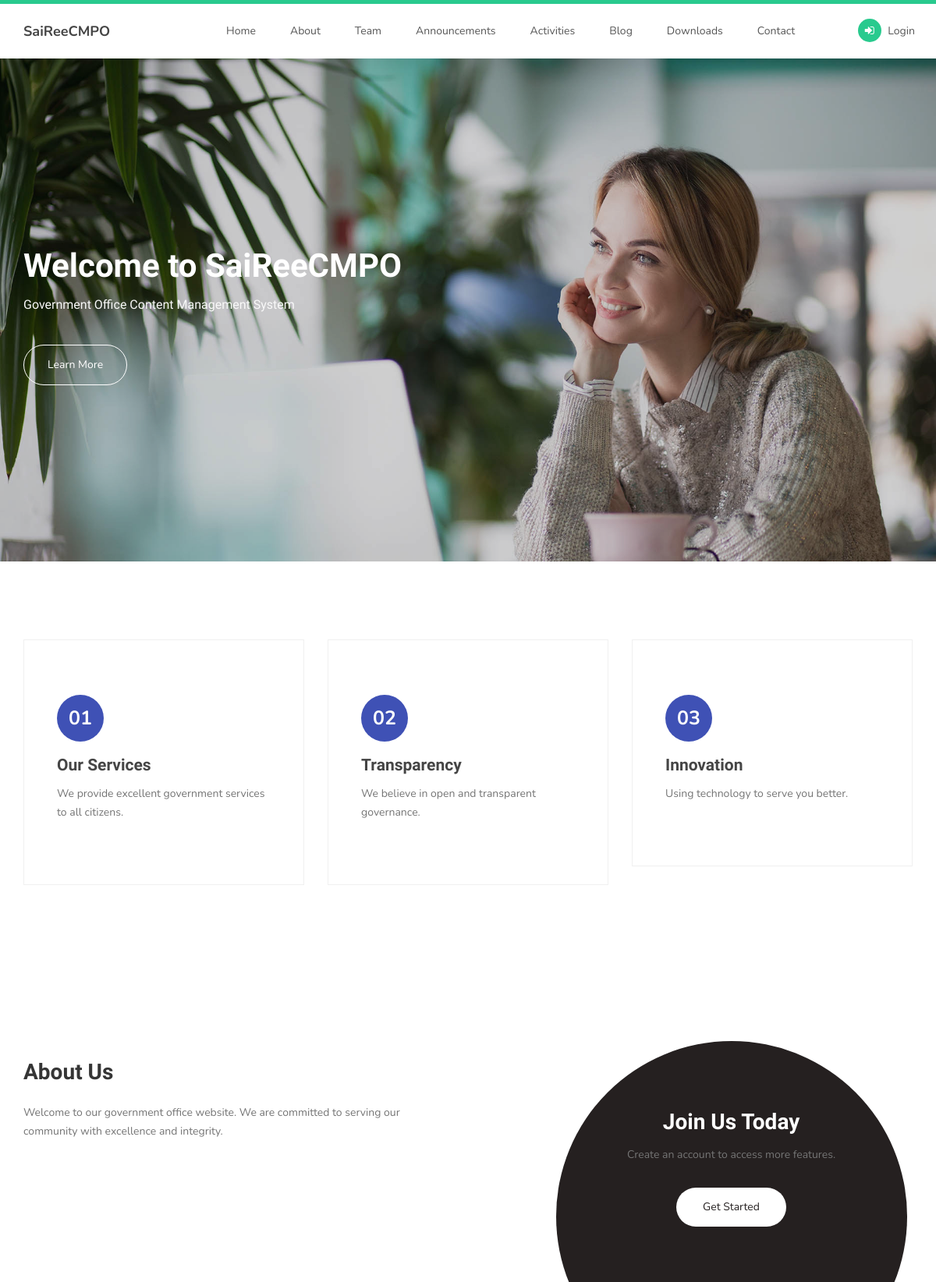
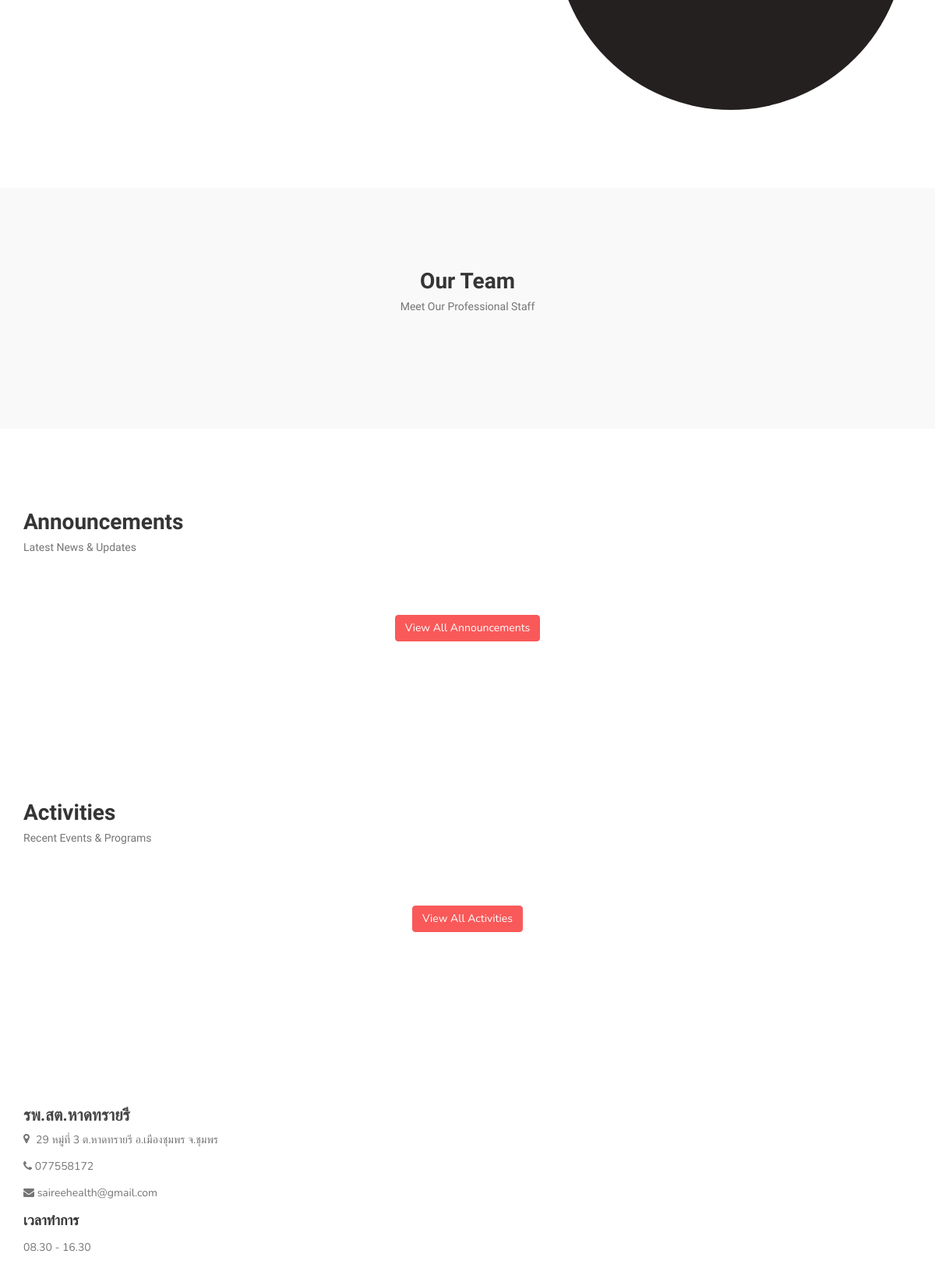
The page / (upper part) on the database its author committed (2 pictures, top to bottom).
### content/models.py (models this page shows, shortened)
class SiteSettings(models.Model):
    site_name = models.CharField(_('site name'), max_length=200, default='SaiReeCMPO')
    site_title = models.CharField(_('site title'), max_length=200, default='Government Office CMS')
    site_description = models.TextField(_('site description'), blank=True)
    logo = models.ImageField(_('logo'), upload_to='site/', blank=True, null=True)
    favicon = models.ImageField(_('favicon'), upload_to='site/', blank=True, null=True)
    phone = models.CharField(_('phone'), max_length=50, blank=True)
    email = models.EmailField(_('email'), blank=True)
    address = models.TextField(_('address'), blank=True)
    facebook_url = models.URLField(_('Facebook URL'), blank=True)
    twitter_url = models.URLField(_('Twitter URL'), blank=True)
    instagram_url = models.URLField(_('Instagram URL'), blank=True)
    youtube_url = models.URLField(_('YouTube URL'), blank=True)
    line_url = models.URLField(_('LINE URL'), blank=True)
    footer_text = models.TextField(_('footer text'), blank=True)
    copyright_text = models.CharField(_('copyright text'), max_length=200, blank=True)
    class Meta:
        verbose_name = _('site settings')
        verbose_name_plural = _('site settings')
    @classmethod
    def get_settings(cls):
        obj, created = cls.objects.get_or_create(pk=1)
        return obj

class Location(models.Model):
    name = models.CharField(_('location name'), max_length=200)
    address = models.TextField(_('address'))
    phone = models.CharField(_('phone'), max_length=50, blank=True)
    fax = models.CharField(_('fax'), max_length=50, blank=True)
    email = models.EmailField(_('email'), blank=True)
    latitude = models.DecimalField(_('latitude'), max_digits=10, decimal_places=7, blank=True, null=True)
    longitude = models.DecimalField(_('longitude'), max_digits=10, decimal_places=7, blank=True, null=True)
    google_maps_embed = models.TextField(_('Google Maps embed code'), blank=True)
    working_hours = models.TextField(_('working hours'), blank=True)
    is_main = models.BooleanField(_('is main office'), default=False)
    is_active = models.BooleanField(_('is active'), default=True)
    order = models.PositiveIntegerField(_('order'), default=0)
    class Meta:
        ordering = ['-is_main', 'order']
        verbose_name = _('location')
        verbose_name_plural = _('locations')

### content/views.py (the view)
# urls.py: path('', views.landing_page, name='landing'),
def landing_page(request):
    context = {
        'hero_slides': HeroSlide.objects.filter(is_active=True),
        'features': Feature.objects.filter(is_active=True),
        'about_sections': AboutSection.objects.filter(is_active=True),
        'vision': VisionMissionValue.objects.filter(type='vision', is_active=True).first(),
        'mission': VisionMissionValue.objects.filter(type='mission', is_active=True).first(),
        'values': VisionMissionValue.objects.filter(type='value', is_active=True),
        'team_members': TeamMember.objects.filter(is_active=True),
        'announcements': Announcement.objects.filter(is_active=True)[:6],
        'activities': Activity.objects.filter(is_active=True)[:6],
        'location': Location.objects.filter(is_active=True, is_main=True).first(),
        'locations': Location.objects.filter(is_active=True),
        'contact_form': ContactMessageForm(),
    }
    return render(request, 'content/landing.html', context)

### templates/content/landing.html (shortened to what this page needs)
{% extends 'base.html' %}
{% load static %}
{% block content %}
<section id="home">
    <div class="row">
        <div class="owl-carousel owl-theme home-slider">
            {% for slide in hero_slides %}
            <div class="item" style="background-image: url('{{ slide.image.url }}');">
                <div class="caption">
                    <div class="container">
                        <div class="col-md-6 col-sm-12">
                            <h1>{{ slide.title }}</h1>
                            <h3>{{ slide.subtitle }}</h3>
                            {% if slide.button_text %}
                            <a href="{{ slide.button_url }}" class="section-btn btn btn-default smoothScroll">{{ slide.button_text }}</a>
                            {% endif %}
                        </div>
                    </div>
                </div>
            </div>
            {% empty %}
            <div class="item item-first">
                <div class="caption">
                    <div class="container">
                        <div class="col-md-6 col-sm-12">
                            <h1>Welcome to {{ site_settings.site_name|default:"SaiReeCMPO" }}</h1>
                            <h3>Government Office Content Management System</h3>
                            <a href="#about" class="section-btn btn btn-default smoothScroll">Learn More</a>
                        </div>
                    </div>
                </div>
            </div>
            {% endfor %}
        </div>
    </div>
</section>
<section id="feature">
    <div class="container">
        <div class="row">
            {% for feature in features %}
            <div class="col-md-4 col-sm-4">
                <div class="feature-thumb">
                    <span>{{ feature.number|default:forloop.counter|stringformat:"02d" }}</span>
                    <h3>{{ feature.title }}</h3>
                    <p>{{ feature.description }}</p>
                </div>
            </div>
            {% empty %}
            <div class="col-md-4 col-sm-4">
                <div class="feature-thumb">
                    <span>01</span>
                    <h3>Our Services</h3>
                    <p>We provide excellent government services to all citizens.</p>
                </div>
            </div>
            <div class="col-md-4 col-sm-4">
                <div class="feature-thumb">
                    <span>02</span>
                    <h3>Transparency</h3>
                    <p>We believe in open and transparent governance.</p>
                </div>
            </div>
            <div class="col-md-4 col-sm-4">
                <div class="feature-thumb">
                    <span>03</span>
                    <h3>Innovation</h3>
                    <p>Using technology to serve you better.</p>
                </div>
            </div>
            {% endfor %}
        </div>
    </div>
</section>
<section id="about">
    <div class="container">
        <div class="row">
            <div class="col-md-6 col-sm-12">
                <div class="about-info">
                    {% for section in about_sections %}
                    <h2>{{ section.title }}</h2>
                    <div>{{ section.content|safe }}</div>
                    {% empty %}
                    <h2>About Us</h2>
                    <p>Welcome to our government office website. We are committed to serving our community with excellence and integrity.</p>
                    {% endfor %}
                </div>
            </div>
            <div class="col-md-offset-1 col-md-4 col-sm-12">
                <div class="entry-form">
                    <form action="{% url 'accounts:register' %}" method="get">
                        <h2>Join Us Today</h2>
                        <p>Create an account to access more features.</p>
                        <button class="submit-btn form-control" type="submit">Get Started</button>
                    </form>
                </div>
            </div>
        </div>
    </div>
</section>
<section id="team">
    <div class="container">
        <div class="row">
            <div class="col-md-12 col-sm-12">
                <div class="section-title">
                    <h2>Our Team <small>Meet Our Professional Staff</small></h2>
                </div>
            </div>
        </div>
    </div>
</section>
<section id="announcements">
    <div class="container">
        <div class="row">
            <div class="col-md-12 col-sm-12">
                <div class="section-title">
                    <h2>Announcements <small>Latest News & Updates</small></h2>
                </div>
                <div class="text-center" style="margin-top: 30px;">
                    <a href="{% url 'content:announcements_list' %}" class="btn btn-primary">View All Announcements</a>
                </div>
            </div>
        </div>
    </div>
</section>
<section id="activities" class="testimonial">
    <div class="container">
        <div class="row">
            <div class="col-md-12 col-sm-12">
                <div class="section-title">
                    <h2>Activities <small>Recent Events & Programs</small></h2>
                </div>
                <div class="text-center" style="margin-top: 30px;">
                    <a href="{% url 'content:activities_list' %}" class="btn btn-primary">View All Activities</a>
                </div>
            </div>
        </div>
    </div>
</section>
{% if location %}
<section id="location">
    <div class="container">
        <div class="row">
            <div class="col-md-12 col-sm-12" style="margin-bottom: 5px;">
                <h3 style="margin-bottom: 5px;">{{ location.name }}</h3>
                <p style="display: flex; align-items: flex-start; gap: 8px;">
                    <i class="fa fa-map-marker" style="margin-top: 3px;"></i>
                    <span>{{ location.address }}</span>
                </p>
                {% if location.phone %}<p><i class="fa fa-phone"></i> {{ location.phone }}</p>{% endif %}
                {% if location.email %}<p><i class="fa fa-envelope"></i> {{ location.email }}</p>{% endif %}
                {% if location.working_hours %}
                <h4>เวลาทำการ</h4>
                <p>{{ location.working_hours|linebreaks }}</p>
                {% endif %}
            </div>
        </div>
    </div>
    {% if location.google_maps_embed %}
    <div class="container">
    </div>
    {% endif %}
</section>
{% endif %}
{% endblock %}

### templates/base.html (shortened to what this page needs)
{% load static %}
<!DOCTYPE html>
<html lang="en">
<head>
    <link rel="stylesheet" href="{% static 'css/bootstrap.min.css' %}">
    <link rel="stylesheet" href="{% static 'css/font-awesome.min.css' %}">
    <link rel="stylesheet" href="{% static 'css/owl.carousel.css' %}">
    <link rel="stylesheet" href="{% static 'css/owl.theme.default.min.css' %}">
    <link rel="stylesheet" href="{% static 'css/templatemo-style.css' %}">
</head>
<body id="top" data-spy="scroll" data-target=".navbar-collapse" data-offset="50">
    <section class="navbar custom-navbar navbar-fixed-top" role="navigation">
        <div class="container">
            <div class="navbar-header">
                <a href="{% url 'content:landing' %}" class="navbar-brand">
                    {{ site_settings.site_name|default:"SaiReeCMPO" }}
                </a>
            </div>
            <div class="collapse navbar-collapse">
                <ul class="nav navbar-nav navbar-nav-first">
                    {% block nav_items %}
                    <li><a href="{% url 'content:landing' %}#top" class="smoothScroll">Home</a></li>
                    <li><a href="{% url 'content:landing' %}#about" class="smoothScroll">About</a></li>
                    <li><a href="{% url 'content:landing' %}#team" class="smoothScroll">Team</a></li>
                    <li><a href="{% url 'content:landing' %}#announcements" class="smoothScroll">Announcements</a></li>
                    <li><a href="{% url 'content:landing' %}#activities" class="smoothScroll">Activities</a></li>
                    <li><a href="{% url 'blog:list' %}">Blog</a></li>
                    <li><a href="{% url 'download:list' %}">Downloads</a></li>
                    <li><a href="{% url 'content:landing' %}#contact" class="smoothScroll">Contact</a></li>
                    {% endblock %}
                </ul>
                <ul class="nav navbar-nav navbar-right">
                    {% if user.is_authenticated %}
                    <li class="dropdown">
                        <a href="#" class="dropdown-toggle" data-toggle="dropdown">
                            <i class="fa fa-user"></i> {{ user.first_name }}
                            <span class="caret"></span>
                        </a>
                        <ul class="dropdown-menu">
                            <li><a href="{% url 'accounts:dashboard' %}"><i class="fa fa-dashboard"></i> Dashboard</a></li>
                            <li><a href="{% url 'accounts:profile' %}"><i class="fa fa-cog"></i> Profile</a></li>
                            <li><a href="{% url 'pdfapp:list' %}"><i class="fa fa-file-pdf-o"></i> PDF Converter</a></li>
                            <li class="divider"></li>
                            <li><a href="{% url 'accounts:logout' %}"><i class="fa fa-sign-out"></i> Logout</a></li>
                        </ul>
                    </li>
                    {% else %}
                    <li><a href="{% url 'accounts:login' %}"><i class="fa fa-sign-in"></i> Login</a></li>
                    {% endif %}
                </ul>
            </div>
        </div>
    </section>
    {% block content %}{% endblock %}
</body>
</html>

### rows shown on the page
SiteSettings: site_name "SaiReeCMPO"
Location: name "รพ.สต.หาดทรายรี", address "29 หมู่ที่ 3 ต.หาดทรายรี อ.เมืองชุมพร จ.ชุมพร", phone "077558172", email "saireehealth@gmail.com", working_hours "08.30 - 16.30"
